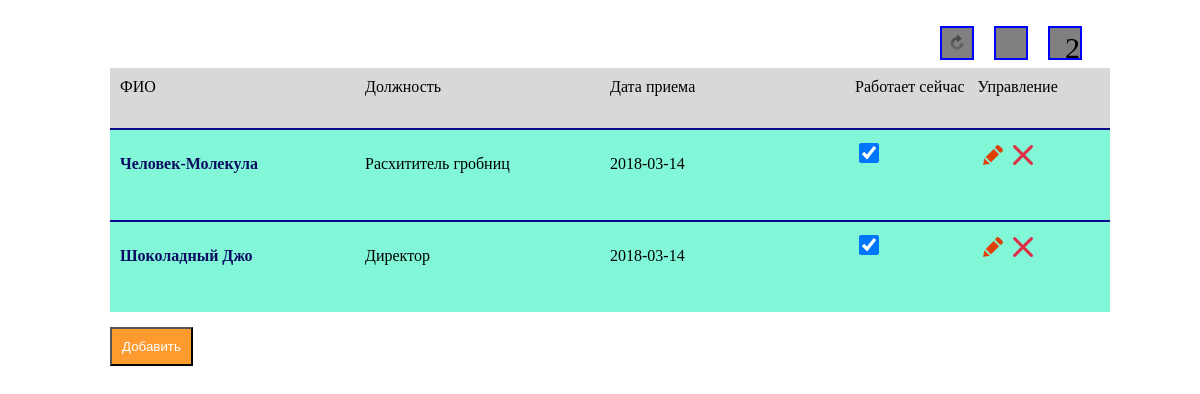
Screenshot of /?page=2 with the database file from the repository.
### tables this page shows
CREATE TABLE `worker_list` (
  `id` int(255) NOT NULL,
  `fio` varchar(50) NOT NULL,
  `status` int(1) NOT NULL,
  `date` date NOT NULL,
  `position` varchar(2) NOT NULL
);

CREATE TABLE `positions` (
  `code` int(8) NOT NULL,
  `name` varchar(50) NOT NULL
);

### app.php (called while the page is built, shortened)
<?php
function show_workers($link,$limit,$page) {
	$start = ($page-1)*$limit;
	$query = "SELECT t1.id,t1.fio,t2.name as position,t1.status,t1.date FROM worker_list t1 INNER JOIN positions t2 ON t1.position = t2.code LIMIT ".$start.", ".$limit;
	$returned = mysqli_query($link,$query);
	$array = mysqli_fetch_all($returned,1);
	return $array;
}

### index.php (the view, shortened to what this page needs)
<!DOCTYPE html>
<html lang="en">
<head>
	<link rel="stylesheet" href="style.css">
</head>
<body>
<?
require_once('dbconnect.php');
include('app.php');
?>
<?$limit = 10;
if ($_GET['page'] && $_GET['page'] != '') {
	$page = $_GET['page'];
}
else {
$page = 1;}?>
<?$workers = show_workers($connect,$limit,$page);
?>
	<div class="wrapper">
		<div class="row controls">
			<a href="" onclick="update(<?=$page?>,<?=$limit?>); return false;" id="refresh"><img src="images/refresh.png" alt=""></a>
			<?if ($page>1) {?>
				<a href="/?page=<?echo ($page-1);?>" id="prev"><img src="images/arrow.png" alt=""></a>
			<?}?>
			<span id="page"><?=$page?></span>
		</div>
		<div class="header row">
			<div class="w-1-4 col">ФИО</div>
			<div class="w-1-4 col">Должность</div>
			<div class="w-1-4 col">Дата приема</div>
			<div class="w-1-8 col">Работает сейчас</div>
			<div class="w-1-8 col">Управление</div>
		</div>
		<div class="table" id="table">
			<?
				foreach ($workers as $key => $value) {
					$color = 'blue';
					echo '<div id="'.$value['id'].'" class="row '.$color.'">';
					echo '<div class="w-1-4 col"><p class="fio" onclick="edit_row('.$value['id'].');">'.$value['fio'].'</p></div>';
					echo '<div class="w-1-4 col"><p>'.$value['position'].'</p></div>';
					echo '<div class="w-1-4 col"><p>'.$value['date'].'</p></div>';
					echo '<div class="w-1-8 col">';
					if ($value['status']==1) {
						echo '<input type="checkbox" onclick="set_status('.$value['id'].',0);" checked>';
					}
					else {echo '<input type="checkbox" onclick="set_status('.$value['id'].',1);">';}
					echo '</div>';
					echo '<div class="w-1-8 col"><a class="edit" onclick="edit_row('.$value['id'].');"></a><a class="delete" onclick="delete_row('.$value['id'].')"></a></div>';
					echo '</div>';
				}
			?>
		</div>
		<button class="add_but" onclick="modal_on('add_window');">Добавить</button>
	</div>
</body>
</html>

### style.css (style rules this page uses)
.wrapper { max-width: 980px; padding: 10px; margin: auto; }
.table { border-radius: 10px; }
.row { width: 100%; }
.table .row { padding: 10px; border-top: 2px solid #08088A; font-size: 16px;transition: 0.5s; line-height: 16px; height: 70px; }
.table .row.blue { background-color: #81F7D8; }
.row .col { float: left; }
.row .w-1-4 { width: 25%; }
.row .w-1-8 { width: 12.5%; }
.row a { cursor: pointer; }
.row a.delete { margin:5px;display: inline-block; height: 20px; width: 20px; background-image: url(images/cross.png); background-repeat: no-repeat; background-size: contain; }
.row a.edit { margin:5px;display: inline-block; height: 20px; width: 20px; background-image: url(images/pen.png); background-repeat: no-repeat; background-size: contain; }
.add_but { margin-top: 15px; padding: 10px;background-color: #FE9A2E; color: #FFF; }
.controls { text-align: right; vertical-align: top; }
.controls a img { max-height: 100%; max-width: 100%; }
.controls a, .controls span { display: inline-block; height: 30px; width: 30px; font-size: 30px;line-height: 40px; border: 2px solid blue; margin: 8px; background-repeat: no-repeat; background-color: gray; }
.header { background-color: #D8D8D8; height: 40px;padding: 10px; outline: : 3px solid #000; }
#prev { transform: rotate(180deg); }
input[type="checkbox"] { height: 20px;width: 20px;cursor: pointer; }
.row p.fio { font-weight: bold; color:#0B0B61; cursor: pointer; }

### rows the page displays
worker_list: fio "Человек-Молекула", positions.name "Расхититель гробниц", date "2018-03-14"
worker_list: fio "Шоколадный Джо", positions.name "Директор", date "2018-03-14"

### other values shown
$page "2"
